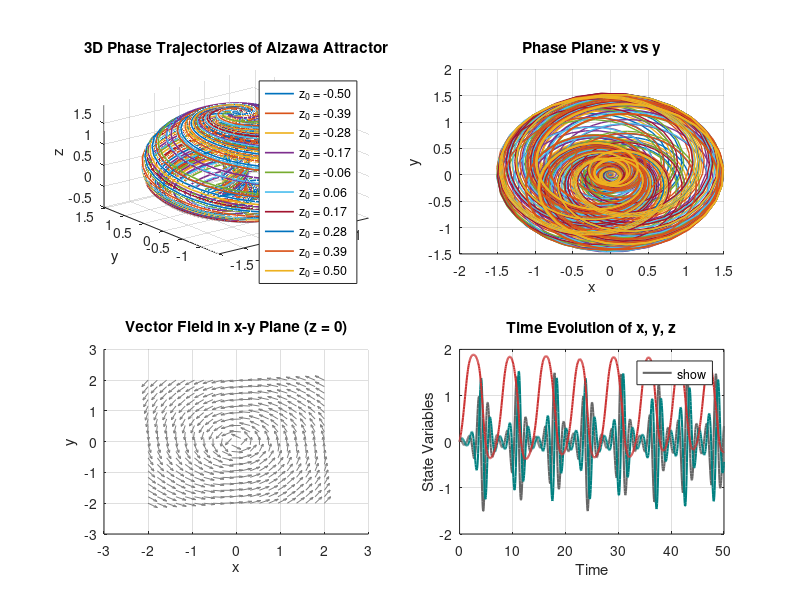

The MATLAB script that drew this image:
clc, clear, close all;

% We investigate the trajectory of the Aizawa attractor, a chaotic system
% characterized by elegant spiral chaos. The Aizawa equations are defined as:
%
% x˙1 = (x3 - b)x1 - d x2 (2.1)
% x˙2 = d x1 + (x3 - b)x2 (2.2)
% x˙3 = c + a x3 - (x3^3)/3 - x1^2 (2.3)
% - e x2^2(1 + f x3) + g x3 x1^3
%
% Standard chaotic parameters:
% a = 0.95, b = 0.7, c = 0.6, d = 3.5, e = 0.25, f = 0.1, g = 0.1
% Initial conditions: (0.1, 0.0, 0.0)^T
% Aizawa attractor parameters


a = 0.95;
b = 0.7;
c = 0.6;
d = 3.5;
e = 0.25;
f = 0.1;


% Define the Aizawa system equations
Aizawa_System = @(t, x) [
    (x(3) - b)*x(1) - d*x(2);
    d*x(1) + (x(3) - b)*x(2);
    c + a*x(3) - (x(3)^3)/3 - (x(1)^2 + x(2)^2)*(1 + e*x(3)) + f*x(3)*x(1)^3
];


% Time span
t_span = [0 50];


% Initial conditions (sweep along z-axis)
x0 = 0.1;
y0 = 0.0;
z_values = linspace(-0.5, 0.5, 10);  % Range of z initial conditions


% Store all initial conditions
initial_conditions = [repmat(x0, length(z_values), 1), ...
                     repmat(y0, length(z_values), 1), ...
                     z_values'];


% Create figure
figure('Position', [100, 100, 1200, 900]);


%Subplot 1: 3D Phase Portrait
subplot(2, 2, 1);
hold on;
grid on;
title('3D Phase Trajectories of Aizawa Attractor');
xlabel('x');
ylabel('y');
zlabel('z');
view(3);

colors = lines(length(z_values));

for i = 1:size(initial_conditions, 1)
    [~, X] = ode45(Aizawa_System, t_span, initial_conditions(i, :));
    plot3(X(:,1), X(:,2), X(:,3), 'Color', colors(i,:), 'LineWidth', 1.2);
end


legend(arrayfun(@(z) sprintf('z_0 = %.2f', z), z_values, 'UniformOutput', false));
axis tight;
rotate3d on;


%Subplot 2: 2D Phase Plane (x vs y)
subplot(2, 2, 2);
hold on; grid on;
title('Phase Plane: x vs y');
xlabel('x');
ylabel('y');


for i = 1:size(initial_conditions, 1)
    [~, X] = ode45(Aizawa_System, t_span, initial_conditions(i, :));
    plot(X(:,1), X(:,2), 'Color', colors(i,:), 'LineWidth', 1);
end


%Subplot 3: Vector Field (x-y plane at fixed z) 
subplot(2, 2, 3);
hold on; grid on;
title('Vector Field in x-y Plane (z = 0)');
xlabel('x');
ylabel('y');


% Create grid for vector field
[x_grid, y_grid] = meshgrid(linspace(-2, 2, 20), linspace(-2, 2, 20));
z_fixed = 0;


% Compute derivatives (dx/dt and dy/dt)
u = (z_fixed - b)*x_grid - d*y_grid;
v = d*x_grid + (z_fixed - b)*y_grid;


% Normalize vectors for better visualization
magnitude = sqrt(u.^2 + v.^2);
u = u ./ (magnitude + 1e-5);  % Avoid division by zero
v = v ./ (magnitude + 1e-5);

quiver(x_grid, y_grid, u, v, 'Color', [0.5 0.5 0.5]);


%Subplot 4: Time Evolution
subplot(2, 2, 4);
initial_condition = [0.1; 0; 0];  % Representative initial condition
[T, X] = ode45(Aizawa_System, t_span, initial_condition);


plot(T, X(:,1), 'Color', [0.4 0.4 0.4], 'LineWidth', 1.5, 'DisplayName', 'x(t)');
hold on;
plot(T, X(:,2), 'Color', [0 0.5 0.5], 'LineWidth', 1.5, 'DisplayName', 'y(t)');
plot(T, X(:,3), 'Color', [0.8 0.2 0.2], 'LineWidth', 1.5, 'DisplayName', 'z(t)');


xlabel('Time');
ylabel('State Variables');
title('Time Evolution of x, y, z');
legend('show', 'Location', 'best');
grid on;